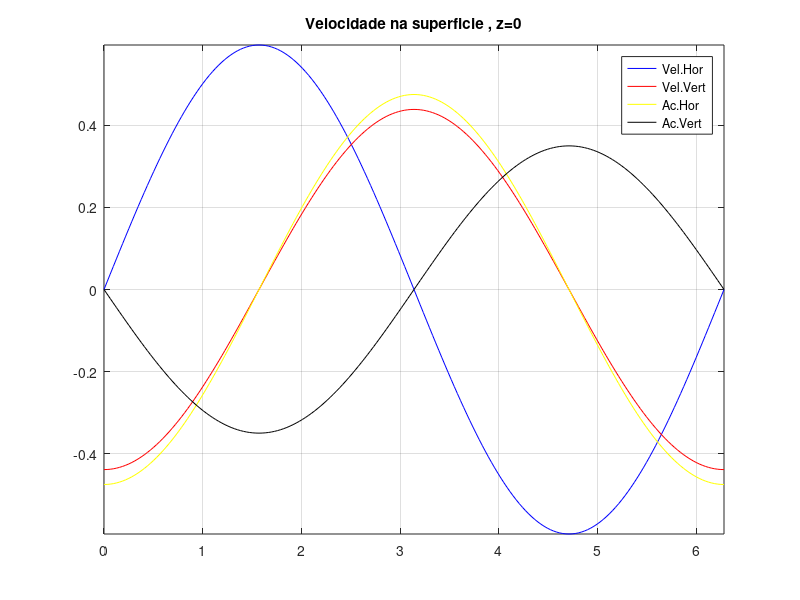
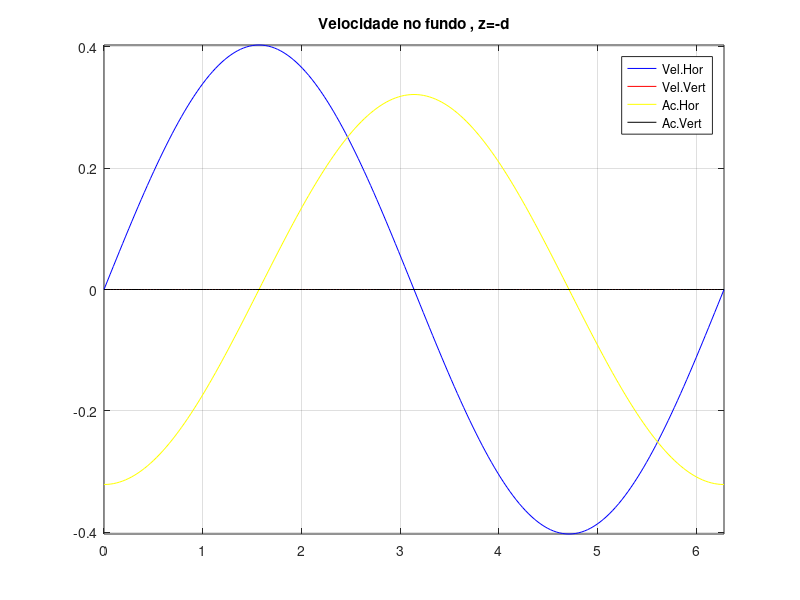
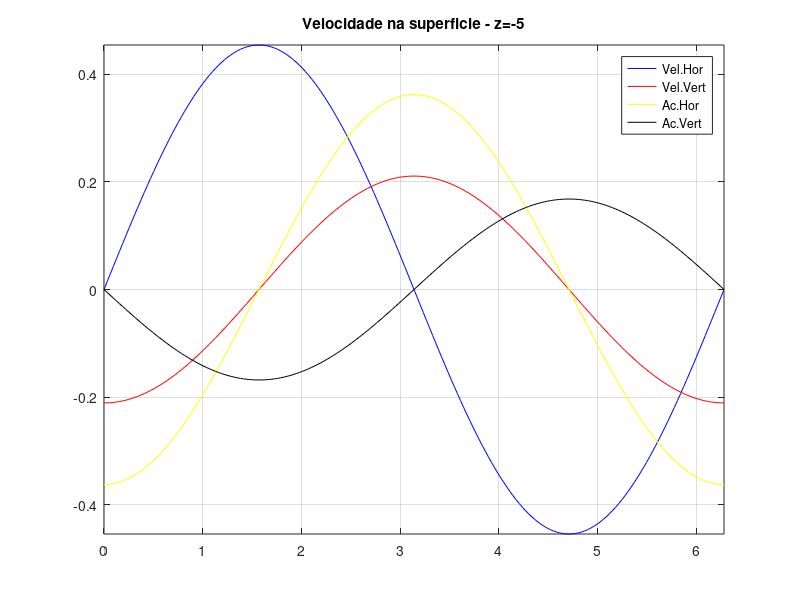
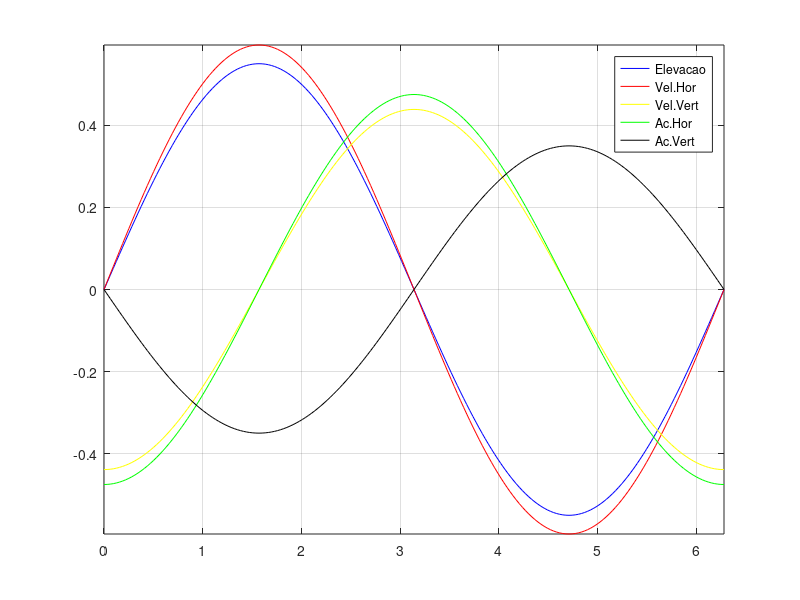

The MATLAB script that drew these images, in order:
%% Lista 4 - Mec. das Ondas 1
clear,clc,close all
%% Dados de entrada
%Altura da onda
H=1.1;

%Amplitude da onda
a=H/2;

%Comprimento da onda
L=71.3;

%Numero de onda
k=2*pi/L;

%Profundidade
d=10.7;
%d=1000;

%Ac. gravidade
g=9.8;

%Calculo do periodo
T=2*pi/sqrt((g*k*tanh(k*d)));

%Freq. Angular
w=2*pi/T;

%% Velocidades e Aceleracoes

%Vetor espaco
x=0:pi/100:2*pi;

%%% superficie %%%

%Cota
z=0;
j=0;

for i=0:pi/100:2*pi
    j=j+1;
    
    %Velocidade horizontal
    u1(1,j)=(a*g*k/w)*(cosh(k*(d+z))/cosh(k*d))*sin(i);
    
    %Velocidade vertical
    w1(1,j)=(-a*g*k/w)*(sinh(k*(d+z))/cosh(k*d))*cos(i);
    
    %Aceleracao horizontal
    ah1(1,j)=(-a*g*k)*(cosh(k*(d+z))/cosh(k*d))*cos(i);
    
    %Aceleracao vertical
    av1(1,j)=(-a*g*k)*(sinh(k*(d+z))/cosh(k*d))*sin(i);
    
end

figure
plot(x,u1,'-b',x,w1,'-r',x,ah1,'-y',x,av1,'-k'), axis tight, grid on
legend('Vel.Hor','Vel.Vert','Ac.Hor','Ac.Vert')
title('Velocidade na superficie , z=0')

%%% fundo %%%

%Cota
z=-d;
j=0;

for i=0:pi/100:2*pi
    j=j+1;
    
    %Velocidade horizontal
    u2(1,j)=(a*g*k/w)*(cosh(k*(d+z))/cosh(k*d))*sin(i);
    
    %Velocidade vertical
    w2(1,j)=(-a*g*k/w)*(sinh(k*(d+z))/cosh(k*d))*cos(i);
    
    %Aceleracao horizontal
    ah2(1,j)=(-a*g*k)*(cosh(k*(d+z))/cosh(k*d))*cos(i);
    
    %Aceleracao vertical
    av2(1,j)=(-a*g*k)*(sinh(k*(d+z))/cosh(k*d))*sin(i);
    
end

figure
plot(x,u2,'-b',x,w2,'-r',x,ah2,'-y',x,av2,'-k'), axis tight, grid on
legend('Vel.Hor','Vel.Vert','Ac.Hor','Ac.Vert')
title('Velocidade no fundo , z=-d')

%%% profundidade -5m %%%

%Cota
z=-5;
j=0;

for i=0:pi/100:2*pi
    j=j+1;
    
    %Velocidade horizontal
    u3(1,j)=(a*g*k/w)*(cosh(k*(d+z))/cosh(k*d))*sin(i);
    
    %Velocidade vertical
    w3(1,j)=(-a*g*k/w)*(sinh(k*(d+z))/cosh(k*d))*cos(i);
    
    %Aceleracao horizontal
    ah3(1,j)=(-a*g*k)*(cosh(k*(d+z))/cosh(k*d))*cos(i);
    
    %Aceleracao vertical
    av3(1,j)=(-a*g*k)*(sinh(k*(d+z))/cosh(k*d))*sin(i);
    
end

figure
plot(x,u3,'-b',x,w3,'-r',x,ah3,'-y',x,av3,'-k'), axis tight, grid on
legend('Vel.Hor','Vel.Vert','Ac.Hor','Ac.Vert')
title('Velocidade na superficie - z=-5')

j=0;
x=0:pi/100:2*pi;
z=0;
for i=0:pi/100:2*pi
    j=j+1;
    
    n(j)=a*sin(i);
    
    %Velocidade horizontal
    u4(1,j)=(a*g*k/w)*(cosh(k*(d+z))/cosh(k*d))*sin(i);
    
    %Velocidade vertical
    w4(1,j)=(-a*g*k/w)*(sinh(k*(d+z))/cosh(k*d))*cos(i);
    
    %Aceleracao horizontal
    ah4(1,j)=(-a*g*k)*(cosh(k*(d+z))/cosh(k*d))*cos(i);
    
    %Aceleracao vertical
    av4(1,j)=(-a*g*k)*(sinh(k*(d+z))/cosh(k*d))*sin(i);    

end

figure
plot(x,n,'b',x,u4,'r',x,w4,'y',x,ah4,'g',x,av4','k'), axis tight, grid on
legend('Elevacao','Vel.Hor','Vel.Vert','Ac.Hor','Ac.Vert')

